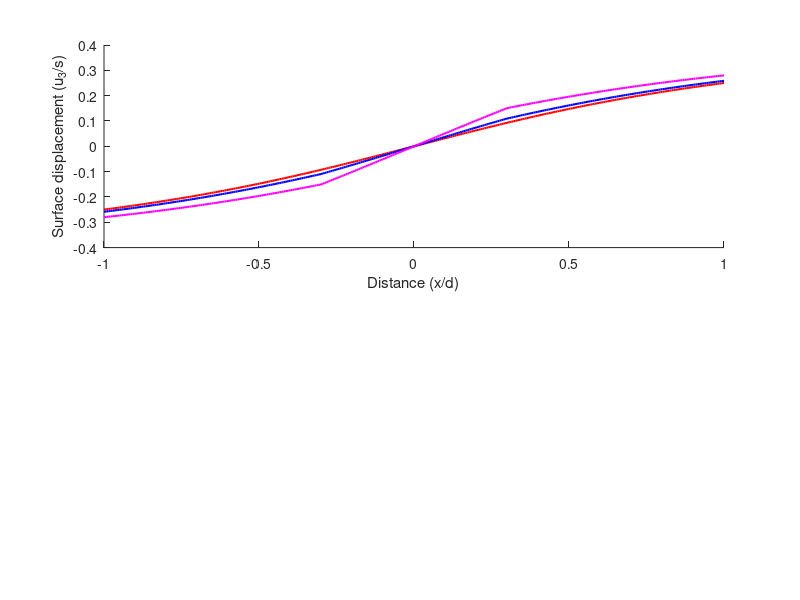

MATLAB code to generate this figure: (Note: this script raises an error after producing the figure.)
% Earthquake and Volcano Deformation, Paul Segall (2010)
% Chapter 5, pg 124 - 125
% Recreation of Figure 5.6
% I multiplied all of Equation 5.23 by a factor of 2 to recreate the
% figures. I am not sure why the Equation 5.23 as given in the text does
% not reproduce the figure exactly.
clear; clf; close all

s = 1;
d = 10;
x = linspace(-d,d,100);
h = 3;

mu = 35e9;
mu_star = mu*[1, 0.8, 0.5];
kappa = (mu - mu_star)./(mu + mu_star);
colors = ['r','b','m'];
ls = ['-','-','-'];

x1 = linspace(-d,-h,100);
x2 = 0;
nupp = 100000;
last = zeros(1, length(x1));
tol = 1e-20;

figure(1)
subplot(2,1,1)
% u^(1) calculation
for i = 1:length(mu_star)
    k = kappa(i);
    c = colors(i);
    l = ls(i);
    hold on
    for n = 0:nupp
        u = k^n*atan2(x1 - 2*n*h, x2 + d);
        u_S = last + u;
        if max(abs(u_S - last)) < tol
            u_S = 2*(1 - k)*s/(2*pi)*u_S;
            break
        end
        last = u_S;
    end
    plot(x1/d,u_S/s,'Color',c,'LineStyle',l,'LineWidth',1.5)
    clear u_S
    last = zeros(1, length(x1));
    hold off
end

x1 = linspace(-h,h,100);
% u^(2) calculation
for i = 1:length(mu_star)
    k = kappa(i);
    c = colors(i);
    l = ls(i);
    hold on
    for n = 1:nupp
        u = k^n*(atan((x1 - 2*n*h)/(x2 + d))...
            + atan((x1 + 2*n*h)/(x2 + d)));
        u_S = last + u;
        if max(abs(u_S - last)) < tol
            u_S = 2*u_S*s/(2*pi) + 2*s/(2*pi)*atan(x1/(x2 + d));
            break
        end
        last = u_S;
    end
    plot(x1/d,u_S/s,'Color',c,'LineStyle',l,'LineWidth',1.5)
    clear u_S
    last = zeros(1, length(x1));
    hold off
end

x1 = linspace(h,d,100);
% u^(3) calculation
for i = 1:length(mu_star)
    k = kappa(i);
    c = colors(i);
    l = ls(i);
    hold on
    for n = 0:nupp
        u = k^n*atan2(x1 + 2*n*h, x2 + d);
        u_S = last + u;
        if max(abs(u_S - last)) < tol
            u_S = 2*(1 - k)*s/(2*pi)*u_S;
            break
        end
        last = u_S;
    end
    plot(x1/d,u_S/s,'Color',c,'LineStyle',l,'LineWidth',1.5)
    clear u_S
    last = zeros(1, length(x1));
    hold off
end

xlabel("Distance (x/d)")
ylabel("Surface displacement (u_{3}/s)")
legend("$\mu*/\mu = 1$","$\mu*/\mu = 0.8$","$\mu*/\mu = 0.5$",...
    "Location","se","Interpreter","Latex")
box on

subplot(2,1,2)
x1 = linspace(-d,-h,100);
% strain^(1) calculation
for i = 1:length(mu_star)
    k = kappa(i);
    c = colors(i);
    l = ls(i);
    hold on
    for n = 0:nupp
        strain = k^n*(x2 + d)./((x2 + d)^2 + (x1 - 2*n*h).^2);
        strain_S = last + strain;
        if max(abs(strain_S - last)) < tol
            strain_S = 2*(1 - k)*s/(2*pi)*strain_S;
            break
        end
        last = strain_S;
    end
    plot(x1/d,strain_S/s*d,'Color',c,'LineStyle',l,'LineWidth',1.5)
    clear strain_S
    last = zeros(1, length(x1));
    hold off
end

x1 = linspace(-h,h,100);
% strain^(2) calculation
for i = 1:length(mu_star)
    k = kappa(i);
    c = colors(i);
    l = ls(i);
    hold on
    for n = 1:nupp
        strain = k^n*((x2 + d)./((x2 + d)^2 + (x1 - 2*n*h).^2)...
            + (x2 + d)./((x2 + d)^2 + (x1 + 2*n*h).^2));
        strain_S = last + strain;
        if max(abs(strain_S - last)) < tol
            strain_S = 2*strain_S*s/(2*pi) + ...
                2*s/(2*pi)*(x2 + d)./((x2 + d)^2 + (x1).^2);
            break
        end
        last = strain_S;
    end
    plot(x1/d,strain_S/s*d,'Color',c,'LineStyle',l,'LineWidth',1.5)
    clear strain_S
    last = zeros(1, length(x1));
    hold off
end

x1 = linspace(h,d,100);
% strain^(3) calculation
for i = 1:length(mu_star)
    k = kappa(i);
    c = colors(i);
    l = ls(i);
    hold on
    for n = 0:nupp
        strain = k^n*(x2 + d)./((x2 + d)^2 + (x1 + 2*n*h).^2);
        strain_S = last + strain;
        if max(abs(strain_S - last)) < tol
            strain_S = 2*(1 - k)*s/(2*pi)*strain_S;
            break
        end
        last = strain_S;
    end
    plot(x1/d,strain_S/s*d,'Color',c,'LineStyle',l,'LineWidth',1.5)
    clear strain_S
    last = zeros(1, length(x1));
    hold off
end

xlabel("Distance (x/d)")
ylabel("Surface strain (\epsilon_{13}*d/s)")
legend("$\mu*/\mu = 1$","$\mu*/\mu = 0.8$","$\mu*/\mu = 0.5$",...
    "Location","ne","Interpreter","Latex")
box on
sgtitle("Figure 5.6")